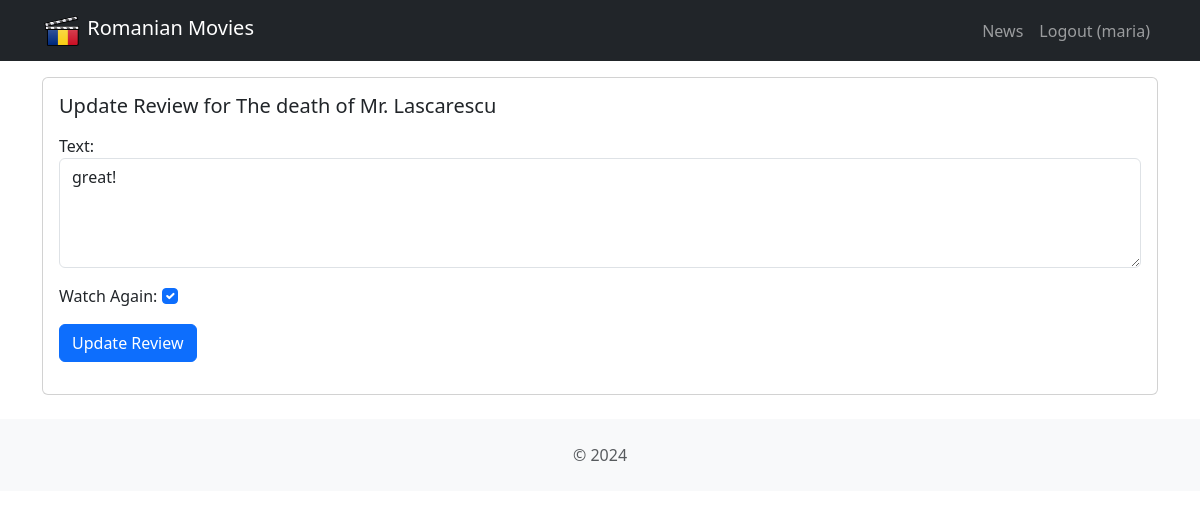
Page /movie/review/4 (signed in) on the committed database.
### movie/models.py (models this page shows, shortened)
class Review(models.Model):
    text = models.CharField(max_length=100)
    date = models.DateTimeField(auto_now_add=True)
    user = models.ForeignKey(User,on_delete=models.CASCADE)
    movie = models.ForeignKey(Movie,on_delete=models.CASCADE)
    watchAgain = models.BooleanField()

class Movie(models.Model):
    title = models.CharField(max_length=100)
    description = models.CharField(max_length=250)
    image = models.ImageField(upload_to='movie/images/')
    url = models.URLField(blank=True)

### movie/views.py (the view, shortened to what this page needs)
# urls.py: path('review/<int:review_id>', views.modifyreview,  name='modifyreview'),
@login_required
def modifyreview(request, review_id):
    review = get_object_or_404(Review,pk=review_id,user=request.user)
    if request.method == 'GET':
        form = ReviewForm(instance=review)
        return render(request, 'modifyreview.html',
                      {'review': review,'form':form})

### movie/forms.py
class ReviewForm(ModelForm):
    def __init__(self, *args, **kwargs):
        super(ModelForm, self).__init__(*args, **kwargs)
        self.fields['text'].widget.attrs.update(
                            {'class': 'form-control'})
        self.fields['watchAgain'].widget.attrs.update(
                                  {'class': 'form-check-input'})
    class Meta:
        model = Review
        fields = ['text','watchAgain']
        labels = {
            'watchAgain': ('Watch Again')
        }
        widgets = {
            'text': Textarea(attrs={'rows': 4}),
        }

### movie/templates/modifyreview.html (shortened to what this page needs)
{% extends 'base.html' %}
{% block content %}
<div class="card mb-3">
  <div class="row g-0">
    <div>
      <div class="card-body">
        <h5 class="card-title">
          Update Review for {{ review.movie.title }}
        </h5>
        <p class="card-text">
          <form method="POST">
            {{ form.as_p }}
            <button type="submit" class="btn btn-primary">
              Update Review
            </button>
          </form>
        </p>
      </div>
    </div>
  </div>
</div>
{% endblock content %}

### romanianmovies/templates/base.html (shortened to what this page needs)
<!DOCTYPE html>
<html>
  <head>
    <link href="https://cdn.jsdelivr.net/npm/bootstrap@5.3.2/dist/css/bootstrap.min.css" rel="stylesheet">
  </head>
  <body>
    <nav class="navbar navbar-expand-lg navbar-dark bg-dark mb-3">
      <div class="container">
        <a class="navbar-brand" href="{% url 'home' %}">
         {% load static %}
         <img src="{% static 'images/film.png' %}" alt="descriere" width="40" height="34"
            class="d-inline-block align-text-top" />
        Romanian Movies
        </a>
        <div class="collapse navbar-collapse" id="navbarNavAltMarkup">
          <div class="navbar-nav ms-auto">
            <a class="nav-link" href="{% url 'news' %}">News</a>
            {% if user.is_authenticated %}
              <a class="nav-link" href="{% url 'logoutaccount' %}">
                Logout ({{ user.username }})
              </a>
            {% endif %}
          </div>
        </div>
      </div>
    </nav>
    <div class="container">
      {% block content %}
      {% endblock content %}
    </div>
    <footer class="text-center text-lg-start bg-light text-muted mt-4">
      <div class="text-center p-4">
        © 2024
      </div>
    </footer>
  </body>
</html>

### rows in the picture
Review: movie "The death of Mr. Lascarescu", text "great!", watchAgain "☑"

### other values in the picture
{{ user.username }} "maria"
